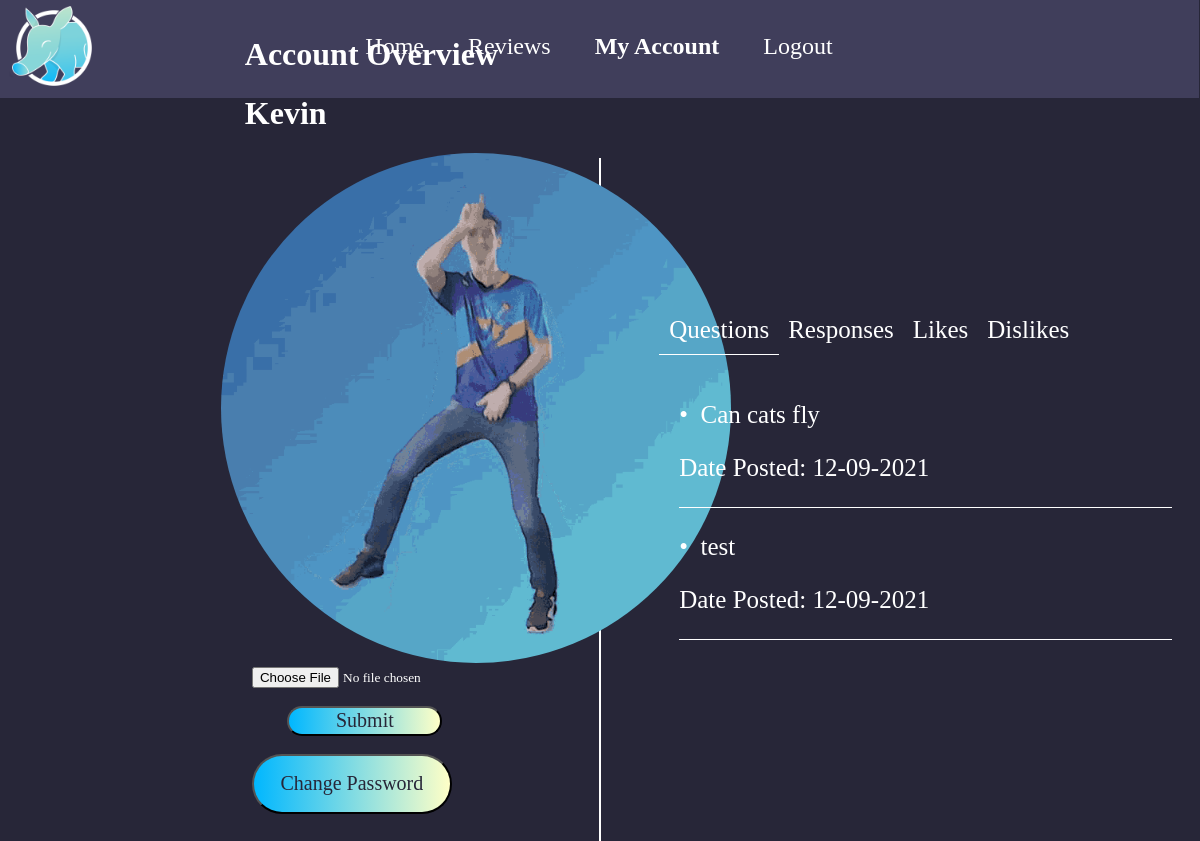
The page /profile (signed in) on the database its author committed.
### models.py (models this page shows, shortened)
class User(db.Model):
    id = db.Column("id", db.Integer, primary_key=True)
    name = db.Column("name", db.String(100))
    email = db.Column("email", db.String(100))
    password = db.Column("password", db.String(50), nullable=False)
    registered_on = db.Column(db.DateTime, nullable=False)
    questions = db.relationship("Question", backref="user", lazy=True)
    comments = db.relationship("Comment", backref="user", lazy=True)
    filename = db.Column("filename", db.String(150), nullable=False, server_default='LDance.gif')
    liked = db.relationship("Like", foreign_keys="Like.user_id", backref="user", lazy='dynamic')
    disliked = db.relationship("Dislike", foreign_keys="Dislike.user_id", backref="user", lazy='dynamic')

class Question(db.Model):
    id = db.Column("id", db.Integer, primary_key=True)
    header = db.Column("header", db.String(300))
    body = db.Column("body", db.String(10000))
    date = db.Column("date", db.String(50))
    topics = db.Column("topics", db.String(10))
    user_id = db.Column(db.Integer, db.ForeignKey("user.id"), nullable=False)
    comments = db.relationship("Comment", backref="question", cascade="all, delete-orphan", lazy=True)

### routing.py (the view)
@app.route('/profile')
def profile():
    if session.get('user'):
        my_user = db.session.query(User).filter_by(id=session['user_id'])
        my_questions = db.session.query(Question).filter(Question.user_id == session['user_id']).all()
        my_comments = db.session.query(Comment).filter(Comment.user_id == session['user_id']).all()
        return render_template('profile.html', questions=my_questions, comments=my_comments,
                               user_id=my_user, user=session['user'])
    else:
        return redirect(url_for('login'))

### templates/profile.html (shortened to what this page needs)
<!DOCTYPE html>
<html lang="en">
    <head>
        <link rel="stylesheet" type="text/css" href="{{ url_for('static', filename='css/style.css') }}" />
    </head>
    <body class="profileBody">
        <div class="header">
            <a href="{{ url_for('questions') }}">
                <img src="../static/Images/AardvarkLogo.png" alt="Aardvark Answers Logo" class="logo">
            </a>
            <div class="navLinks">
                <a href="{{ url_for('questions') }}">
                    <h2 class="nav">Home</h2>
                </a>&nbsp;&nbsp;&nbsp;&nbsp;&nbsp;&nbsp;&nbsp;&nbsp;&nbsp;
                <a href="{{ url_for('reviews') }}">
                    <h2 class="nav">Reviews</h2>
                </a>&nbsp;&nbsp;&nbsp;&nbsp;&nbsp;&nbsp;&nbsp;&nbsp;&nbsp;
                <a href="{{ url_for('profile') }}">
                    <h2 class="navCurrent">My Account</h2>
                </a>&nbsp;&nbsp;&nbsp;&nbsp;&nbsp;&nbsp;&nbsp;&nbsp;&nbsp;
                <a href="{{ url_for('logout') }}">
                    <h2 class="nav">Logout</h2>
                </a>
            </div>
        </div>
        <div class="wrapper">
        </div>
        <div class="leftSide">
            <h1>Account Overview</h1>
            <h1>{% if user %}{{ user }}{% endif %}</h1>
                {% for user in user_id %}
                    <img src="{{ url_for('static', filename='Images/' + user.filename) }}" class="profilePic" alt="Profile Picture">
                {% endfor %}
            <form action="{{ url_for('uploadProfileImage') }}" method="POST" enctype="multipart/form-data" >
                <input type="file" name="file" id="imgUpload" accept="image/png, image/jpeg, image/jpg, image/gif" class="custom-file-input"></span>
                <input type="submit" id="imgUpload">
            </form>
            <form action="{{ url_for('register', user_id=user_id) }}" method="GET">
                <button class="profileButton">Change Password</button>
            </form>
        </div>
        <div class="rightSide">
            <div class="tabs">
                <div class="tab">
                    <label for="tab-1" class="tab">Questions</label>
                    <div class="content">
                        {% for question in questions %}
                            <p><a href="{{ url_for('view_question', question_id=question.id) }}">&#8226;&nbsp;&nbsp;{{ question.header }}</a></p>
                            <p>Date Posted: {{ question.date }}</p>
                            <div class="divider"></div>
                        {% endfor %}
                    </div>
                </div>
                <div class="tab">
                    <label for="tab-2" class="tab">Responses</label>
                    <div class="content">
                    </div>
                </div>
                <div class="tab">
                    <label for="tab-3" class="tab">Likes</label>
                    <div class="content">
                    </div>
                </div>
                <div class="tab">
                    <label for="tab-4" class="tab">Dislikes</label>
                    <div class="content">
                    </div>
                </div>
            </div>
        </div>
    </body>
</html>

### static/css/style.css (style rules this page uses)
body { background-color: #272638; }
.logo { display: block; margin-top: 5px; margin-left: 5px; margin-right: auto; max-width: 100px; max-height: 100px; position: relative; }
.header { width: 100vw; height: 100px; background-color: #403e5b; margin-left: -9px; margin-top: -10px; }
.nav { display: inline; color: white; font-weight: normal; font-family: fontLight; }
.navLinks { position: relative; margin-top: -65px; color: white; text-align-last: center; }
.navCurrent { display: inline; color: white; font-family: fontBold; }
.wrapper { height: 90vh; }
.leftSide { margin-top: -90vh; margin-left: 20%; color: white; font-family: fontLight; width: 30%; }
.rightSide { margin-top: -45%; margin-left: 55%; position:relative; color: white; font-family: fontLight; }
.profilePic { position: relative; width: 510px; height: 510px; border-radius: 50%; margin-left: -2vw; }
.leftSide h2, input { margin-left: -5%; }
a { text-decoration: none; color: white; }
.divider { position: relative; background-color: white; margin-left: auto; margin-right: auto; width: 100%; height: 1px; }
p { font-family: fontLight; text-align: left; }
.wrapper { position: relative; }
.profileButton { display: block; background: linear-gradient(to right, #00b7ff, #ffffc7); position: relative; margin-right: auto; margin-left: 2%; margin-top: 0%; border-radius: 40px; color: #272638; height: 3%; width: 12.5%; outline: white; font-family: fontBold; font-size: 20px; height: 60px; width: 200px; cursor: pointer; }
.tabs { position: relative; min-height: 200px; clear: both; margin: 25px 0; }
.tab { float: left; }
.tab label { background: #272638; padding: 10px; margin-left: -1px; position: relative; left: 1px; }
.content { position: absolute; top: 50px; left: 0; background: inherit; right: 0; bottom: 0; padding: 20px; }
.content > * { opacity: 0; transform: translateX(-100%); }
[type=radio]:checked ~ label { background: inherit; border-bottom: 1px solid white; z-index: 2; font-family: fontBold; }
[type=radio]:checked ~ label ~ .content { z-index: 1; }
[type="radio"]:checked ~ label ~ .content > * { opacity: 1; transform: translateX(0); }
.tab { font-family: fontLight; font-size: 25px; }
#imgUpload { position: relative; }
.custom-file-input { margin-left: 2%; font-family: fontLight; display: inline-block; cursor: pointer; }
input[type="submit"] { display: block; margin-right: auto; margin-left: 12%; margin-top: 5%; margin-bottom: 5%; background: linear-gradient(to right, #00b7ff, #ffffc7); border-radius: 40px; color: #272638; height: 30px; width: 155px; outline: white; font-family: fontBold; font-size: 20px; }

### rows shown on the page
User: name "Kevin", filename (picture)
Question: header "Can cats fly", date "12-09-2021"
Question: header "test", date "12-09-2021"
